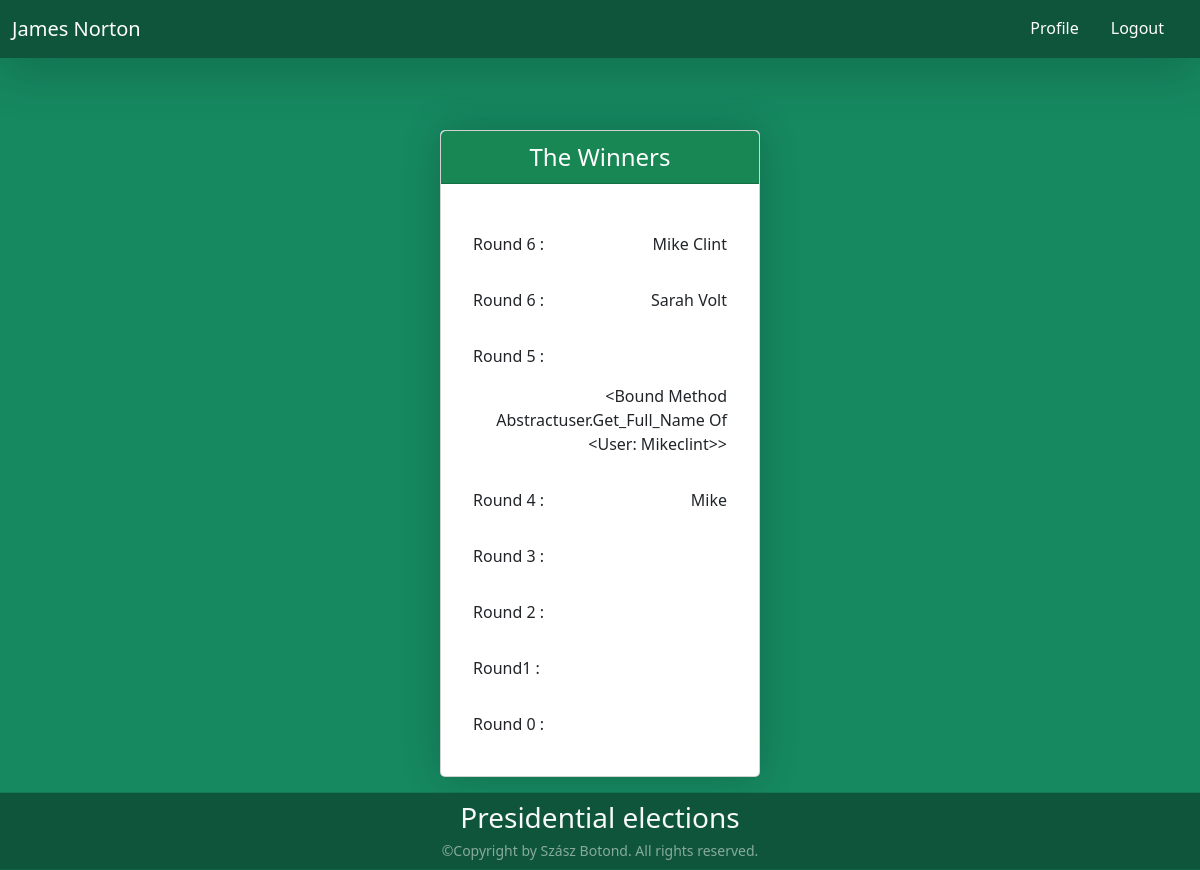
The page /winner (signed in) on the database as committed earlier.
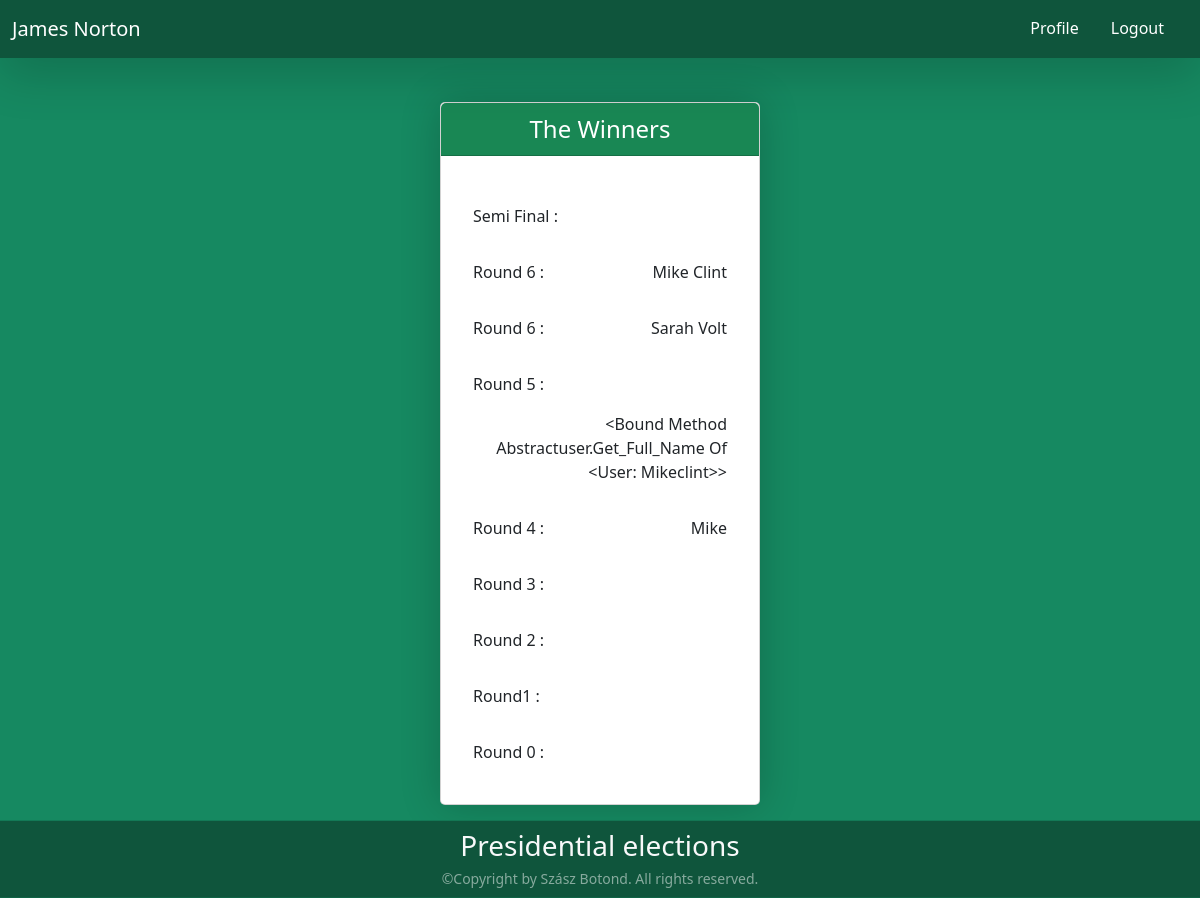
The same page on the database as committed later.
### authentication/models.py (models this page shows, shortened)
class Event(models.Model):
    name = models.CharField(max_length=200)
    winner = models.TextField(max_length=500, blank=True)
    event_start_date = models.DateTimeField(default = None, editable = True)
    event_end_date = models.DateTimeField(default = None, editable = True)

### authentication/views.py (the view)
# urls.py: path("winner", views.winner, name="winner"),
def winner(request):
    current_user = request.user
    firstName = current_user.first_name
    lastName = current_user.last_name
    now = timezone.now()
    rounds = Event.objects.filter(event_end_date__lte=now).order_by('-event_start_date')
    return render(request, "winner.html",{"rounds":rounds, 'firstName': firstName, 'lastName': lastName })

### authentication/templates/winner.html (shortened to what this page needs)
<!DOCTYPE html>
<html lang="en">
<head>
    <link href="https://cdn.jsdelivr.net/npm/bootstrap@5.3.2/dist/css/bootstrap.min.css" rel="stylesheet"
>
    <link href="/static/style.css" rel="stylesheet">
</head>
<body style="padding-top: 200px; display: flex; flex-direction: column; min-height: 100vh; width: 100%;">
    {% if user.is_authenticated %}
    <nav class="navbar navbar-expand-lg shadow-lg fixed-top" style="background-color: rgb(15, 85, 60);">
        <div class="container-fluid">
            <a class="navbar-brand text-white" href="/profile">{{firstName.title}} {{lastName.title}}</a>
            <div class="collapse navbar-collapse" id="navbarSupportedContent">
                <ul class="navbar-nav justify-content-end flex-grow-1 pe-3 nav-underline">
                    <li class="nav-item">
                        <a class="nav-link text-white" aria-current="page" href="/profile">Profile</a>
                    </li>
                    <li class="nav-item">
                        <a class="nav-link text-white" aria-current="page" href="/logout">Logout</a>
                    </li>
                </ul>
            </div>
        </div>
    </nav>
    <div id="winner-card" class="card d-grid gap-2 mb-3 main-card" style="height:auto;">
        <div class="card-header text-bg-success mb-3 h-auto" style="justify-content: center; padding-bottom: 0%;">
            <legend class="text-center">The Winners</legend>
        </div>
        <div class="card-body h-auto">
            {% if rounds %}
            {% for round in rounds %}
                <ul class="list-group list-group-flush">
                    <li class="list-group-item">
                        <p class="text-start d-inline-block">{{ round.name }} : </p>
                        <p class="text-end" style="float: right">{{ round.winner.title }}</p>
                    </li>
                </ul>
            {% endfor %}
            {% endif %}
        </div>
    </div>
    {% include 'small-footer.html' %}
    {% else %}
    <div class="d-grid gap-2">
        <button class="btn btn-light btn-lg" type="submit"><a href="/login" class="form-text">Login</a></button>
        <button class="btn btn-light btn-lg" type="submit"><a href="/register" class="form-text">Register</a></button>
    </div>
    {% endif %}
</body>
</html>

Rows that differ between the two databases and show on the page:
added Event: name "Semi Final"
